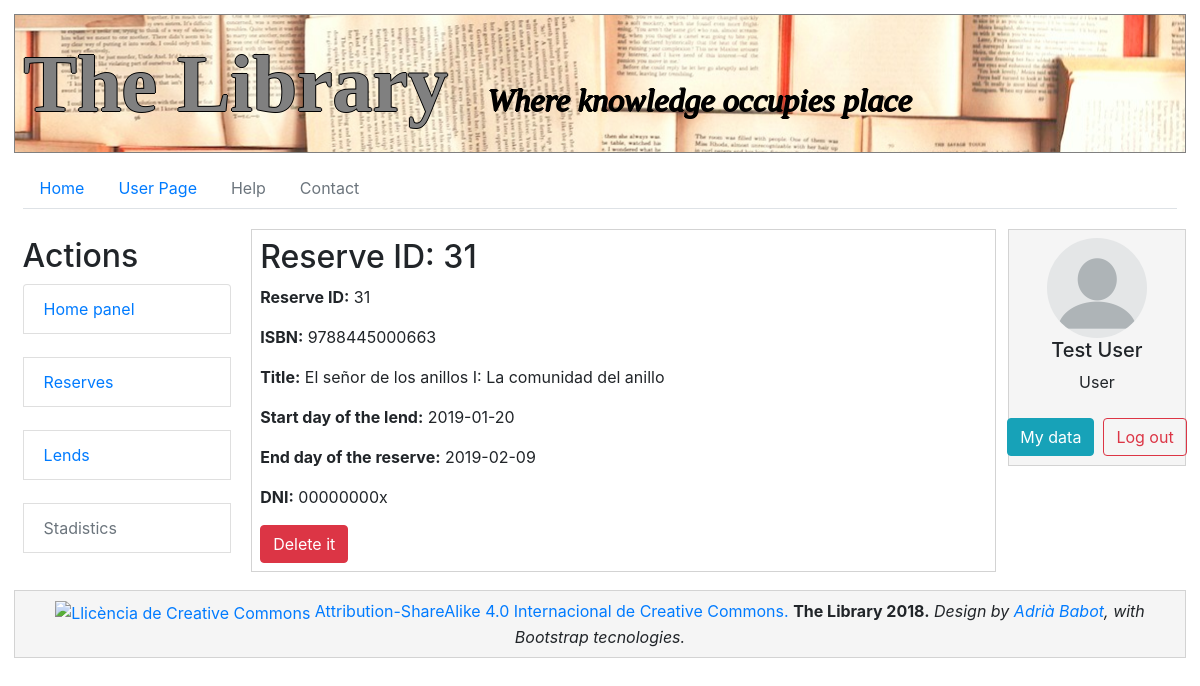
/pageBrowse.php?id=31&ref=reserve (signed in), run on the app's committed database.
### tables this page shows
CREATE TABLE `users` (
  `dni` varchar(10) NOT NULL,
  `name` varchar(20) NOT NULL,
  `surname` varchar(30) NOT NULL,
  `pass` varchar(8) NOT NULL,
  `user_type` int(1) NOT NULL,
  `phone_number` varchar(9) NOT NULL,
  `city` varchar(20) DEFAULT NULL,
  `postal_code` varchar(11) DEFAULT NULL,
  `email` varchar(30) NOT NULL,
  `direction` varchar(50) DEFAULT NULL
);

CREATE TABLE `reserve` (
  `id_reserve` int(11) NOT NULL,
  `start_time_reserve` date NOT NULL,
  `dni` varchar(10) NOT NULL,
  `id_copy` int(11) NOT NULL
);

### User.php (called while the page is built, shortened)
<?php
class User
{
    private $name;
    private $surname;
    private $user_type;
    public function __construct()
    {
        $params = func_get_args();
        $num_params = func_num_args();
        $f_constructor = '__construct' . $num_params;
        if (method_exists($this, $f_constructor)) {
            call_user_func_array(array($this, $f_constructor), $params);
        }
    }
    function __construct1($dni)
    {
        include("connection_data.inc");
        $connexion = new mysqli ($mysql_server, $mysql_login, $mysql_pass, "library");
        $sentenciaSQL = "SELECT * FROM users where dni='$dni';";
        $sql_result = $connexion->query($sentenciaSQL);
        while ($row = mysqli_fetch_assoc($sql_result)) {
            $this->name = $row['name'];
            $this->surname = $row['surname'];
            $this->user_type = $row['user_type'];
        }
    }
    public function getName()
    {
        return $this->name;
    }
    public function getSurname()
    {
        return $this->surname;
    }
    public function getUserType()
    {
        return $this->user_type;
    }
}

### Reserve.php (called while the page is built, shortened)
<?php
class Reserve
{
    private $id_reserve;
    public function __construct()
    {
        $params = func_get_args();
        $num_params = func_num_args();
        $f_constructor = '__construct' . $num_params;
        if (method_exists($this, $f_constructor)) {
            call_user_func_array(array($this, $f_constructor), $params);
        }
    }
    public function __construct1($id_reserve)
    {
        include("connection_data.inc");
        $connexion = new mysqli ($mysql_server, $mysql_login, $mysql_pass, "library");
        $sentenciaSQL = "SELECT * FROM reserve where id_reserve='$id_reserve';";
        $sql_result = $connexion->query($sentenciaSQL);
        while ($row = mysqli_fetch_assoc($sql_result)) {
            $this->id_reserve = $row['id_reserve'];
        }
    }
    public function getIdReserve()
    {
        return $this->id_reserve;
    }
}

### pageBrowse.php (the view, shortened to what this page needs)
<!DOCTYPE html>
<html lang="en">
<?php require("head.php"); ?>
<body>
<main>
    <aside id="ad1">
        <?php include('extendedUser_toolsMenu.inc'); ?>
    </aside>
    <aside id="ad2">
        <?php include('loggedInAs.inc') ?>
    </aside>
    <section>
        <?php
        require_once("ShowData.php");
        require_once("Lend.php");
        require_once("Reserve.php");
        $tableName = $_GET['ref'];
        $id = $_GET['id'];
        switch ($tableName) {
            case 'reserve':
                $work_reserve = new Reserve($id);
                echo "<h2>Reserve ID: " . $work_reserve->getIdReserve() . "</h2>";
                break;
        }
        ?>
    </section>
</main>
<?php include('footer.php') ?>
</body>
</html>

### loggedInAs.inc (shortened to what this page needs)
<?php
include_once('User.php');
$work_user = new User($_SESSION['user_id']);
?>
<div class="profile-sidebar">
    <div class="d-flex justify-content-center">
        <img id="profileImg" src="res/users/pred_user.png" alt="User picture">
    </div>
    <div>
        <div class="d-flex justify-content-center">
            <?php echo "<h5>".$work_user->getName() . " " . $work_user->getSurname()."</h5>"?>
        </div>
        <div class="d-flex justify-content-center">
            <?php
            switch ($work_user->getUserType()){
                case USER_TYPE_USER:
                    echo"User";
                    break;
            }
            ?>
        </div>
    </div>
    <br/>
    <div class="d-flex justify-content-center">
        <br/>
        <?php echo "<a class=\"btn btn-info\" href=\"pageBrowse.php?id=" . $_SESSION['user_id'] . "&ref=users\">My data</a>";?>
        &nbsp&nbsp<a href="logOut.php" class="btn btn-outline-danger">Log out</a>
    </div>
</div>

### css/index.css (style rules this page uses)
header, nav, body, footer, aside, section { margin: 0.5%; padding: 0.7%; }
div { text-align: justify; text-justify: inter-word; }
aside#ad1 { float: left; width: 19%; }
#profileImg { border-radius: 50% !important; }
aside#ad2 { float: right; width: 15%; text-align: left; border: 1px solid lightgrey; background-color: whitesmoke; }
section { float: left; width: 63%; border: 1px solid lightgrey; }
html:before { content: ""; position: fixed; z-index: -1; display: block; background: white url('../res/img/book.png') no-repeat fixed center; width: 100%; height: 100%; filter: opacity(18%); }

### data on the page
users: name "Test", surname "User"
reserve: id_reserve "31"

### other printed values
$this->lines[$j - 1]['name'] "Reserve ID"
$this->lines[$j - 1]['data'] "31"
$this->lines[$j - 1]['name'] "ISBN"
$this->lines[$j - 1]['data'] "9788445000663"
$this->lines[$j - 1]['name'] "Title"
$this->lines[$j - 1]['data'] "El señor de los anillos I: La comunidad del anillo"
$this->lines[$j - 1]['name'] "Start day of the lend"
$this->lines[$j - 1]['data'] "2019-01-20"
$this->lines[$j - 1]['name'] "End day of the reserve"
$this->lines[$j - 1]['data'] "2019-02-09"
$this->lines[$j - 1]['name'] "DNI"
$this->lines[$j - 1]['data'] "00000000x"
